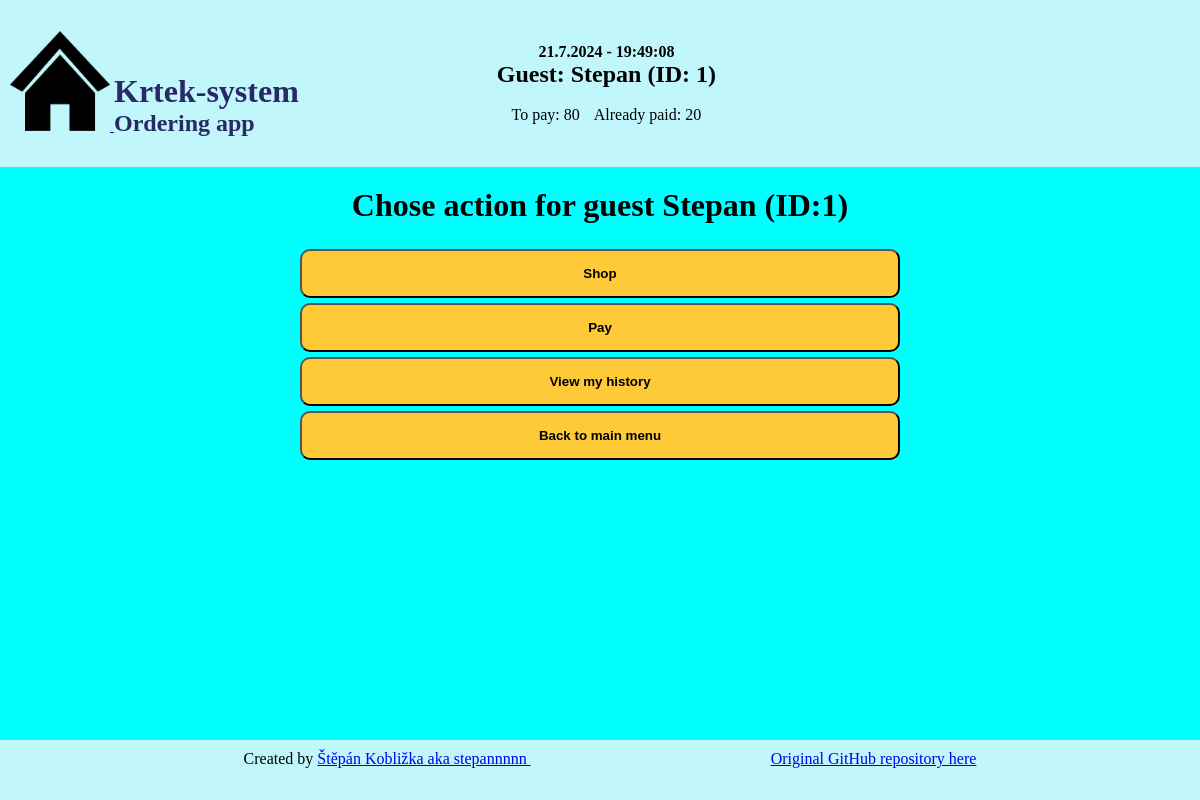
/1/, run on the app's committed database.
### orders/models.py (models this page shows, shortened)
class Guest(models.Model):
    name = models.CharField(max_length=20)
    to_pay = models.DecimalField(max_digits=10, decimal_places=2, default=0)
    already_paid = models.DecimalField(max_digits=10, decimal_places=2, default=0)
    active = models.BooleanField()
    class Meta:
        ordering = ["name"]

### orders/views.py (the view)
# urls.py: path("<int:pk>/", views.guest_action, name="guest_action"),
def guest_action(request, pk):
    guest = Guest.objects.get(pk=pk)
    context = {"guest": guest}
    return render(request, "orders/guest_action.html", context)

### orders/templates/orders/guest_action.html
{% extends 'orders/base.html'%}
{% load static %}
{% block content %}
<h1> Chose action for guest {{guest.name}} (ID:{{guest.id}})</h1>
<div class="actions">
    <form action="{% url 'orders:choose_item' guest.id %}" method="get">
        <input type="submit" value="Shop">
    </form>
    <form action="{% url 'orders:pay' guest.id %}" method="get">
        <input type="submit" value="Pay">
    </form>
    <form action="{% url 'orders:guest_history' guest.id %}" method="get">
        <input type="submit" value="View my history">
    </form>
    <form action="{% url 'orders:index' %}" method="get">
        <input type="submit" value="Back to main menu">
    </form>
</div>
{% endblock %}

### orders/templates/orders/header.html (shortened to what this page needs)
{% load static %}
<!DOCTYPE html>
<header class="header">
    <div id="homebutton"><a href=" {% url 'orders:index' %}"><div>
        <img src="{% static 'orders/img/home-icon.png' %}">
    <div id="appname">
        <h1>Krtek-system</h1>
        <h2>Ordering app</h2>
    </div>
    </div></a></div>
    {% if guest %}
    <div id="guest">
        <h4 id="clock"></h4>
        <h2>Guest: {{guest.name}} (ID: {{guest.id}})</h2>
        <br>
        <p>To pay: {{guest.to_pay|floatformat}}</p>
        <p>Already paid: {{guest.already_paid|floatformat}}</p>
    </div>
    {% endif %}
</header>

### orders/static/orders/style.css (style rules this page uses)
body { background-color: aqua; }
* { margin: 0; padding: 0; }
main h1 { text-align: center; margin-top: 20px; margin-bottom: 20px; }
main input { background-color: #ffca38; border-width: 2px; border-color: black; cursor: pointer; text-align: center; padding: 15px 32px; border-radius: 10px; width:50%; font-weight: bold; margin-top: 5px; margin-left: 25%; }
header { background-color: #c1f6fa; padding: 0; display: grid; padding-left: 10px; grid-template-columns: 1fr 1fr 1fr; align-items: center; margin: 0px; top: 0px; left: 0px; width: 99.4%; position: sticky; }
header img { width: 5vw 5vw; height: 100px; }
#appname, #appname:link { display: inline-block; color: rgb(41, 41, 102); }
#guest { display: inline-block; text-align: center; }
#guest p { display: inline-block; margin-right: 5px; margin-left: 5px; }

### data on the page
Guest: name "Stepan", id "1", to_pay "80", already_paid "20"
